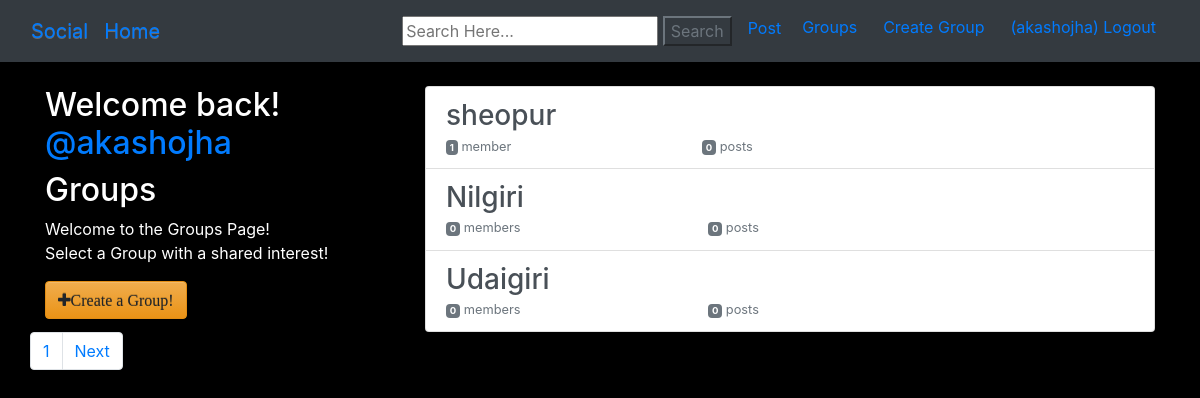
Screenshot of /groups/ (signed in) with the database file from the repository.
### groups/models.py (models this page shows, shortened)
class Group(models.Model):
    name = models.CharField(max_length=250,unique=True)
    slug = models.SlugField(allow_unicode=True,unique=True)
    description = models.TextField(blank=True,default='')
    description_html = models.TextField(editable=True,blank=True,default='')
    members = models.ManyToManyField(User,through='GroupMember')
    def __str__(self):
        return self.name
    class Meta:
        ordering=['name']

### groups/views.py (the view)
# urls.py: path('', views.ListGroups.as_view(),name='all'),
class ListGroups(generic.ListView):
    model = Group
    ordering = 'id'
    paginate_by = 3

### groups/templates/groups/group_list.html (shortened to what this page needs)
{% extends 'groups/group_base.html' %}
{% block pregroup %}
<div class="col-md-4">
  <div class="content">
    {% if user.is_authenticated %}
    <h2>
      Welcome back!
      <a href="{% url 'posts:for_user' username=user.username %}">@{{user.username}}</a>
    </h2>
    {% endif %}
      <h2>Groups</h2>
      <p>Welcome to the Groups Page! <br>Select a Group with a shared interest!</p>
  </div>
  {% if user.is_authenticated %}
    <a href="{% url 'groups:create'%}" class="btn btn-warning" role='button'><span class="fa fa-plus">Create a Group!</span></a>
  {% endif %}
</div>
{% endblock%}
{% block group_content %}
 <div class="col-md-8">
   <div class="list-group">
     {% for group in object_list %}
        <a href="{% url 'groups:single' slug=group.slug %}"
         class="list-group-item list-group-item-action flex-column align-item-start">
          <h3 class="mb-1">{{group.name}}</h3>
          <div class="d-flex w-40 justify-content-between">
            <small class="text-muted"><span class="badge badge-secondary">
              {{group.members.count}}</span> member{{group.members.count|pluralize}}</small>
            <small class="text-muted"><span class='badge badge-secondary'>
             {{group.posts.count}}</span> post{{group.posts.count|pluralize}}</small>
          </div>
        </a>
      {% endfor%}
      </div>
   </div>
   <br>
   <nav aria-label="Page navigation example">
    <ul class="pagination">
      <li class="page-item"><a class="page-link" href="?page={{page_obj.number}}">1</a></li>
      {% if page_obj.has_next %}
        <li class="page-item"><a class="page-link" href="?page={{page_obj.next_page_number}}">Next</a></li>
      {% endif %}
    </ul>
{% endblock%}

### templates/base.html (shortened to what this page needs)
<!DOCTYPE html>
{% load static %}
<html lang="en" dir="ltr">
  <head>
    <link rel="stylesheet" href="https://stackpath.bootstrapcdn.com/bootstrap/4.1.3/css/bootstrap.min.css"
>
    <link rel="stylesheet" href="https://maxcdn.bootstrapcdn.com/bootstrap/3.3.7/css/bootstrap-theme.min.css"
>
    <link href="https://maxcdn.bootstrapcdn.com/font-awesome/4.7.0/css/font-awesome.min.css" rel="stylesheet">
    <link rel="stylesheet" href="{% static 'simplesocial/css/master.css' %}">
  </head>
  <body>
      <nav class="navbar navbar-expand-lg bg-dark mynav" role="navigation" id="navbar">
        <div class="container-fluid">
          <div class="navbar-nav align-items-center mynav">
            <a class="navbar-brand mynav" href="{% url 'home' %}">Social</a>
            <a class="navbar-brand mynav" href="{% url 'accounts:user_detail' user.id %}">Home</a>
          </div>
          <div class="navbar-nav ml-auto">
            {% if user.is_authenticated %}
            <form class="nav-item nav-link" method="GET" action= "{% url 'accounts:search-profile' %}" >
              <div class="input-field">
                  <input type="text" name="searched" value="{{ request.GET.q }}" placeholder="Search Here...">
                 <button class="btn-outline-secondary" type="submit" name="action">Search</button>
              </div>
              </form>
            <a class="nav-item nav-link" href="{% url 'posts:create' %}" class="btn btn-simple">Post</a>
            <a href="{% url 'groups:all' %}" class="btn btn-simple">Groups</a>
            <a href="{% url 'groups:create' %}" class="btn btn-simple">Create Group</a>
            <a href="{% url 'accounts:logout' %}" class="btn btn-simple">({{request.user.username}}) Logout</a>
            {% else %}
            <a href="{% url 'groups:all' %}"class="btn btn-simple">Groups</a>
            <a href="{% url 'accounts:signup'%}"class="btn btn-simple">Sign Up</a>
            <a href="{% url 'accounts:login' %}"class="btn btn-simple">Log In</a>
            {% endif %}
          </div>
        </div>
      </nav>
      <div class="container-fluid">
        <br>
        {% block content %}
        {% endblock %}
      </div>
  </body>
  </html>

### static/simplesocial/css/master.css (style rules this page uses)
body { margin: 0; overflow: hidden; background-color: black; color:white; }

### rows the page displays
Group: name "sheopur", members.count "1", posts.count "0"
Group: name "Nilgiri", members.count "0", posts.count "0"
Group: name "Udaigiri", members.count "0", posts.count "0"

### other values shown
{{ request.user.username }} "akashojha"
{{ user.username }} "akashojha"
